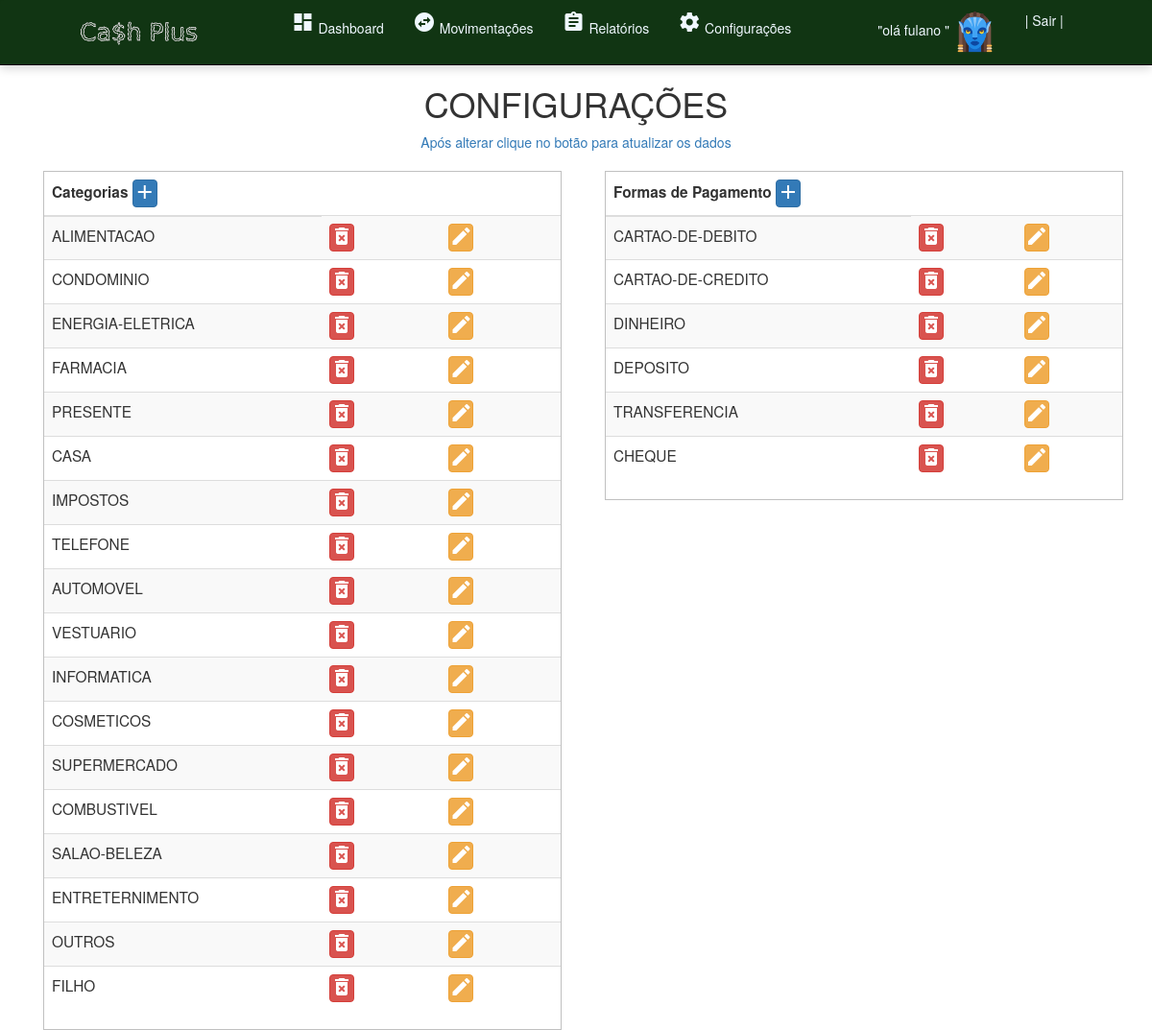
Screenshot of /config.php (signed in) with the database file from the repository.
### tables this page shows
CREATE TABLE `categoria` (
  `DESC_CATEGORIA` varchar(255) NOT NULL
);

CREATE TABLE `forma_pagamento` (
  `FORMA_PAGAMENTO` varchar(255) NOT NULL,
  `DESC_FORMA_PAGAMENTO` varchar(255) NOT NULL
);

### config.php (the view, shortened to what this page needs)
<?php
include('conexao.php');
if ((!isset($_SESSION['login']) == true) and (!isset($_SESSION['senha']) == true)) {
  session_destroy();
  unset($_SESSION['login']);
  unset($_SESSION['senha']);
  unset($_SESSION['path_avatar']);
  header('location:naoAutenticado.php');
  exit;
} else {
  $categoria = mysqli_query($conn, "select DESC_CATEGORIA from categoria ") or die("Erro");
  $forma_pg = mysqli_query($conn, "select FORMA_PAGAMENTO from forma_pagamento ") or die("Erro");
  ?>
  <!doctype html>
  <html lang="pt=br">
  <head>
    <link rel="stylesheet" href="https://stackpath.bootstrapcdn.com/bootstrap/4.1.3/css/bootstrap.min.css">
    <link href="_css/dashboard.css" rel="stylesheet">
    <link rel="stylesheet" href="https://cdnjs.cloudflare.com/ajax/libs/twitter-bootstrap/3.3.7/css/bootstrap.min.css">
    <div>
  </head>
  <body>
    <div>
      <nav class="navbar navbar-inverse navbar-static-top" role="navigation">
        <div class="collapse navbar-collapse" id="bs-example-navbar-collapse-1">
          <nav class="navbar navbar-dark fixed-top bg-dark flex-md-nowrap p-0 shadow  ">
            <a href="home.php"><img src="_imgs/logo.png" width="135" alt="cash plus"></a>
            <ul class="nav flex ">
              <li class="nav-item ">
                <a class="nav-link" href="home.php">
                  <i class="material-icons md-25 icon">dashboard</i>
                  Dashboard
                </a>
              </li>
              <li class="nav-item">
                <a class="nav-link active" href="movimentacoes.php">
                  <i class="material-icons md-25 icon">swap_horizontal_circle </i>
                  Movimentações
                </a>
              </li>
              <li class="nav-item">
                <a class="nav-link" href="relatorios.php">
                  <i class="material-icons md-25">assignment</i>
                  Relatórios
                </a>
              </li>
              <li class="nav-item">
                <a class="nav-link" href="config.php">
                  <i class="material-icons md-25 icon">settings</i>
                  Configurações
                </a>
              </li>
              <li class="nav-item text-nowrap pl-5  ml-5">
                <a href="perfil.php"> "olá <?php echo $_SESSION['login']; ?> " <img src="<?php echo $_SESSION['path_avatar'];  ?>" alt="avatar" width="45"></a>
              </li>
              <li class="nav-item text-nowrap">
                <a class="nav-link" href="logout.php"> | Sair |</a>
              </li>
            </ul>
          </nav>
        </div>
    </div>
    <div align="center"><h1>CONFIGURAÇÕES </h1>
    <a href="config.php">Após alterar clique no botão para atualizar os dados</a>
</div>
    <div class="mytable box">
      <table class="table table-striped table-sm">
        <thead>
          <tr>
            <th>Categorias
              <button class="btn btn-primary  material-icons md-20 pl-0 pr-0 pt-0 pb-0 mr-0" type="button" data-toggle="collapse" data-target="#a" aria-expanded="false" aria-controls="collapseExample" >
                <i class="material-icons">add</i>
              </button></th>
          </tr>
        </thead>
        <tbody>
          <?php
          while ($aux = mysqli_fetch_assoc($categoria)) { ?>
            <tr><td><?php echo $aux["DESC_CATEGORIA"] ?></td>
            <td><button class="btn btn-danger  material-icons md-20 pl-0 pr-0 pt-0 pb-0 mr-4" type="button" data-toggle="collapse" data-target="#a<?php echo $aux["DESC_CATEGORIA"] ?>" aria-expanded="false" aria-controls="collapseExample" >
                  <i class="material-icons">delete_forever</i>
                 </button></td>
            <td><div class="collapse" id="a<?php echo $aux["DESC_CATEGORIA"] ?>">
          </td>
            <td><button class="btn btn-warning  material-icons md-20 pl-0 pr-0 pt-0 pb-0 mr-4" type="button" data-toggle="collapse" data-target="#<?php echo $aux["DESC_CATEGORIA"] ?>" aria-expanded="false" aria-controls="collapseExample" >
                      <i class="material-icons">edit</i>
                  </button></td>
          <td>
           <?php }
            ?>
        </tbody>
      </table>
    </div>
   <div class="mytable box">
      <table class="table table-striped table-sm">
        <thead>
          <tr>
            <th>Formas de Pagamento
            <button class="btn btn-primary  material-icons md-20 pl-0 pr-0 pt-0 pb-0 mr-0" type="button" data-toggle="collapse" data-target="#b" aria-expanded="false" aria-controls="collapseExample" >
        <i class="material-icons">add</i>
      </button></th>
          </tr>
        </thead>
        <tbody>
          <?php
          while ($aux = mysqli_fetch_assoc($forma_pg)) { ?>
            <tr><td><?php echo $aux["FORMA_PAGAMENTO"] ?></td>
            <td><button class="btn btn-danger  material-icons md-20 pl-0 pr-0 pt-0 pb-0 mr-4" type="button" data-toggle="collapse" data-target="#a<?php echo $aux["FORMA_PAGAMENTO"] ?>" aria-expanded="false" aria-controls="collapseExample" >
                  <i class="material-icons">delete_forever</i>
                 </button></td>
            <td><div class="collapse" id="a<?php echo $aux["FORMA_PAGAMENTO"] ?>">
          </td>
            <td><button class="btn btn-warning  material-icons md-20 pl-0 pr-0 pt-0 pb-0 mr-4" type="button" data-toggle="collapse" data-target="#<?php echo $aux["FORMA_PAGAMENTO"] ?>" aria-expanded="false" aria-controls="collapseExample" >
                      <i class="material-icons">edit</i>
                  </button></td>
          <td>
           <?php }
            ?>
        </tbody>
      </table>
    </div>
  </body>
  </html>
<?php } ?>

### _css/dashboard.css (style rules this page uses)
body { font-size: .875rem; }
.fixed-top { position: fixed; top: 0; right: 0; left: 0; z-index: 1030; }
.flex-md-nowrap { -ms-flex-wrap: nowrap !important; flex-wrap: nowrap !important; }
.navbar { position: relative !important; display: -ms-flexbox !important; display: flex !important; -ms-flex-wrap: wrap !important; flex-wrap: wrap !important; -ms-flex-align: center !important; align-items: center !important; -ms-flex-pack: justify !important; justify-content: space-between !important; padding: 0px !important; margin: 0px !important; background-color:rgb(17, 53, 19) !important; }
.navbar a { color: aliceblue; }
.mytable { max-width: 98%; margin: auto; font-size: 1.1em; }
.box { float: left; width: 45%; border:silver solid 1px; margin-left: 45px; margin-top: 20px; }

### rows the page displays
categoria: DESC_CATEGORIA "ALIMENTACAO"
categoria: DESC_CATEGORIA "CONDOMINIO"
categoria: DESC_CATEGORIA "ENERGIA-ELETRICA"
categoria: DESC_CATEGORIA "FARMACIA"
categoria: DESC_CATEGORIA "PRESENTE"
categoria: DESC_CATEGORIA "CASA"
categoria: DESC_CATEGORIA "IMPOSTOS"
categoria: DESC_CATEGORIA "TELEFONE"
categoria: DESC_CATEGORIA "AUTOMOVEL"
categoria: DESC_CATEGORIA "VESTUARIO"
categoria: DESC_CATEGORIA "INFORMATICA"
categoria: DESC_CATEGORIA "COSMETICOS"
categoria: DESC_CATEGORIA "SUPERMERCADO"
categoria: DESC_CATEGORIA "COMBUSTIVEL"
categoria: DESC_CATEGORIA "SALAO-BELEZA"
categoria: DESC_CATEGORIA "ENTRETERNIMENTO"
categoria: DESC_CATEGORIA "OUTROS"
categoria: DESC_CATEGORIA "FILHO"
forma_pagamento: FORMA_PAGAMENTO "CARTAO-DE-DEBITO"
forma_pagamento: FORMA_PAGAMENTO "CARTAO-DE-CREDITO"
forma_pagamento: FORMA_PAGAMENTO "DINHEIRO"
forma_pagamento: FORMA_PAGAMENTO "DEPOSITO"
forma_pagamento: FORMA_PAGAMENTO "TRANSFERENCIA"
forma_pagamento: FORMA_PAGAMENTO "CHEQUE"

### other values shown
$_SESSION['login'] "fulano"
